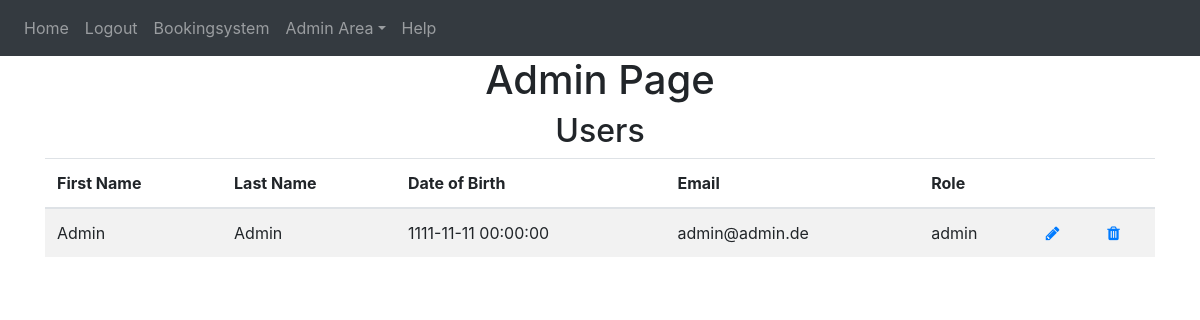
Page /admin-area/user (signed in) on the committed database.
### website/models.py (models this page shows)
class User(db.Model, UserMixin):
    id = db.Column(db.Integer, primary_key=True)
    email = db.Column(db.String(150), unique=True)
    password = db.Column(db.String(150))
    first_name = db.Column(db.String(150))
    last_name = db.Column(db.String(150))
    birth_date = db.Column(db.DateTime)
    role = db.Column(db.String(10))
    seats = db.relationship('Seat')

### website/admin.py (the view)
@admins.route('/user', methods=['GET', 'POST'])
@login_required
def admin_user():
    if current_user.role == 'admin':
        users = User.query.all()
        return render_template('admin_user.html', user=current_user, users=users)
    else:
        flash('You need do be an Admin to access!!', category='error')
        return redirect(url_for('views.home'))

### website/__init__.py (called while the page is built)
def create_app():
    from .views import views
    from .auth import auth
    from .admin import admins
    from .models import User, Seat
    app = Flask(__name__)
    app.config['SECRET_KEY'] = 'hjshjhdjah kjshkjdhjs'
    app.config['SQLALCHEMY_DATABASE_URI'] = f'sqlite:///{DB_NAME}'
    app.config['FLASK_ADMIN_SWATCH'] = 'cerulean'
    app.register_blueprint(views, url_prefix='/')
    app.register_blueprint(auth, url_prefix='/')
    app.register_blueprint(admins, url_prefix='/admin-area')
    db.init_app(app)
    create_database(app)
    login_manager = LoginManager()
    login_manager.login_view = 'auth.login'
    login_manager.init_app(app)
    @login_manager.user_loader
    def load_user(id):
        return User.query.get(int(id))
    return app

### website/templates/admin_user.html
{% extends "base.html" %} {% block title %}Admin{% endblock %}
{% block content%}
<h1 align="center">Admin Page</h1>
<h2 align="center">Users</h2>
<table class="table table-striped" id="users">
    <thead>
        <tr>
        <th scope="col">First Name</th>
        <th scope="col">Last Name</th>
        <th scope="col">Date of Birth</th>
        <th scope="col">Email</th>
        <th scope="col">Role</th>
        <th scope="col"></th>
        <th scope="col"></th>
        </tr>
    </thead>
    <tbody>
        {% for user in users %}
        <tr>
        <td>{{user.first_name}}</td>
        <td>{{user.last_name}} </td>
        <td>{{user.birth_date}}</td>
        <td>{{user.email}}</td>
        <td>{{user.role}}</td>
        <td><a class="icon" href="{{url_for('admins.update_user', id=user.id)}}" >
            <span class="fa fa-pencil glyphicon glyphicon-pencil"></span></a></td>
        <td><a class="icon" href="{{url_for('admins.delete_user', id=user.id)}}">
            <span class="fa fa-trash glyphicon glyphicon-trash"></span>
        </a></td>
        </tr>
        {% endfor %}
    </tbody>
{% endblock %}

### rows in the picture
User: first_name "Admin", last_name "Admin", birth_date "1111-11-11 00:00:00", email "admin@admin.de", role "admin"
